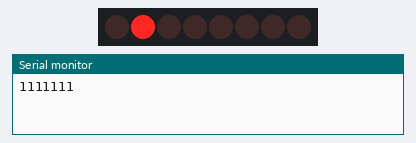
This sketch was run on a simulated Arduino Uno, built with avr-gcc and run on an emulated ATmega328P. Shown: 8 shift-register outputs drawn as a row of LEDs (first output left, lit = HIGH), the last lines printed to the serial monitor. Wiring (inferred from the names in the program): shift register (74HC595): data pin 12; shift clock pin 9; latch pin 11. Wiring (inferred from the signals the program sends): row of LEDs: on Q0, Q1, Q2, Q3, Q4, Q5, Q6, Q7.

Above: at 0.2 s.
At 1.2 s:
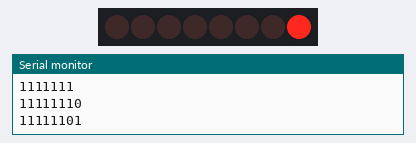
At 1.7 s:
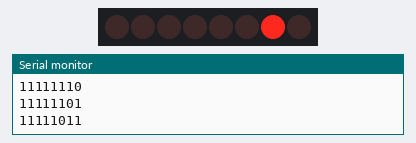
At 2.2 s:
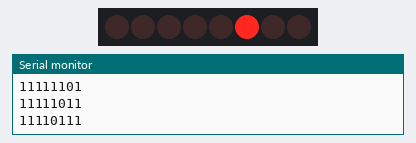
At 3.2 s:
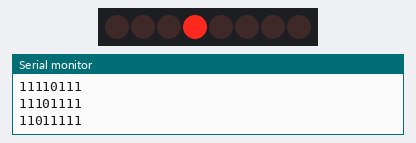
At 4.7 s:
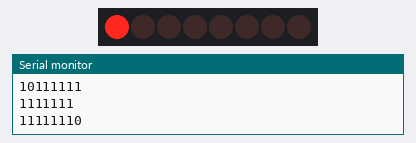
Timing chart, 0 to 5.2 s (numbered marks = the images above):
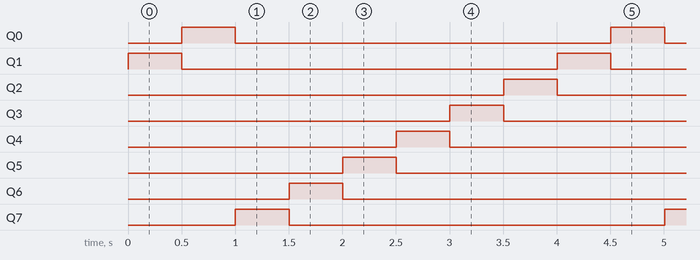

Measured:
- by itself, Q0–7: alternates HIGH for 0.50 s and LOW for 3.5 s
- by itself, everything shown: repeats every 4.0 s, in 8 steps

The sketch:

045_circular_shift.ino
```cpp
/**
 * https://www.youtube.com/watch?v=-WDO4mi2I68&list=PLGs0VKk2DiYw-L-RibttcvK-WBZm8WLEP&index=45
 *
 * Serial to Parallel Shift Register (74HC595)
 * Circular Shift Left and Right
 * CS Left = (byte / 128) + (byte * 2)
 * CS Right = (byte * 128) + (byte / 2)
 */

#define CLOCK_PIN 9 // SH_CP_PIN
#define LATCH_PIN 11 // ST_CP_PIN
#define DATA_PIN 12 // DS_PIN

byte ledValMin = 0x00;
byte ledValMax = 0xFF;
byte ledValInit = 0b10111111;
byte ledVal = ledValInit;
int delayMs = 500;

void setup() {
  // put your setup code here, to run once:
  Serial.begin(9600);

  pinMode(CLOCK_PIN, OUTPUT);
  pinMode(LATCH_PIN, OUTPUT);
  pinMode(DATA_PIN, OUTPUT);
}

void loop() {
  // put your main code here, to run repeatedly:

  digitalWrite(LATCH_PIN, LOW); // latch down
  shiftOut(DATA_PIN, CLOCK_PIN, LSBFIRST, ledVal);
  digitalWrite(LATCH_PIN, HIGH); // latch up

//  ledVal = (ledVal * 128) + (ledVal / 2); // CS Right = (byte * 128) + (byte / 2)
  ledVal = (ledVal / 128) + (ledVal * 2); // CS Left = (byte / 128) + (byte * 2)

  Serial.println(ledVal, BIN);
  delay(delayMs);
}
```
